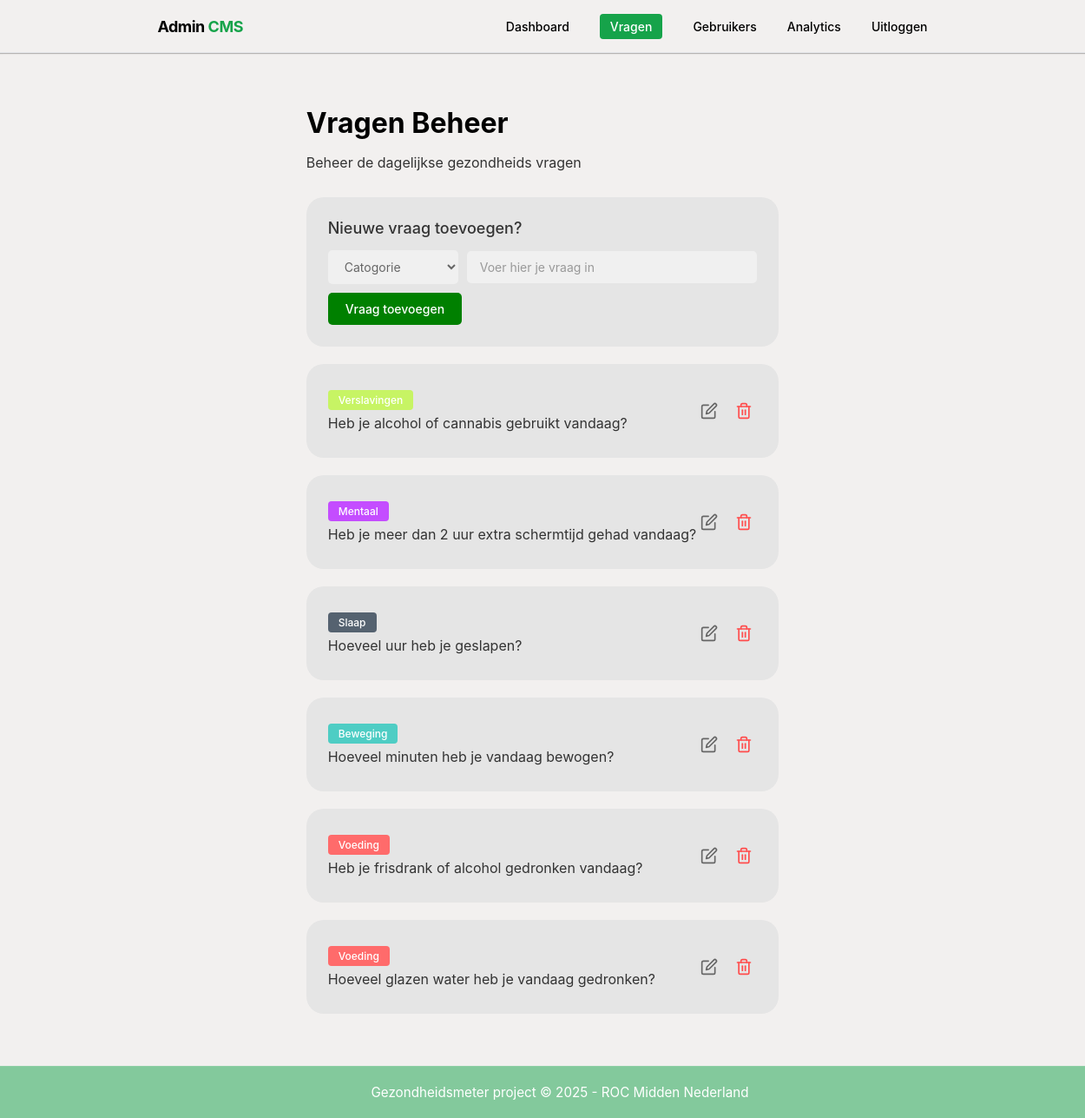
/admin/pages/vragen.php (signed in), run on the app's committed database.
### tables this page shows
CREATE TABLE `questions` (
  `id` bigint(20) UNSIGNED NOT NULL,
  `pillar_id` tinyint(3) UNSIGNED NOT NULL,
  `question_text` text NOT NULL,
  `input_type` enum('choice','number','boolean','text') NOT NULL DEFAULT 'choice',
  `choices` longtext DEFAULT NULL CHECK (json_valid(`choices`)),
  `active` tinyint(1) DEFAULT 1,
  `created_at` timestamp NOT NULL DEFAULT current_timestamp()
);

CREATE TABLE `pillars` (
  `id` tinyint(3) UNSIGNED NOT NULL,
  `name` varchar(80) NOT NULL,
  `description` text DEFAULT NULL,
  `color` varchar(7) DEFAULT NULL
);

### src/models/Question.php (called while the page is built, shortened)
<?php
class Question
{
    public function __construct($data = [])
    {
        if ($data) {
            $this->id = $data['id'] ?? null;
            $this->pillar_id = $data['pillar_id'] ?? null;
            $this->question_text = $data['question_text'] ?? null;
            $this->pillar_name = $data['pillar_name'] ?? null;
            $this->pillar_color = $data['pillar_color'] ?? null;
        }
    }
    public static function getAllWithPillars(): array
    {
        $pdo = Database::getConnection();
        $stmt = $pdo->query("
            SELECT q.*, p.name as pillar_name, p.color as pillar_color
            FROM questions q
            JOIN pillars p ON q.pillar_id = p.id
            ORDER BY q.id DESC
        ");
        $rows = $stmt->fetchAll();
        $results = [];
        foreach ($rows as $r) {
            $results[] = new self($r);
        }
        return $results;
    }
}

### admin/pages/vragen.php (the view, shortened to what this page needs)
<?php
require_once __DIR__ . '/../../src/models/Question.php';
$questions = Question::getAllWithPillars();
?>
<!DOCTYPE html>
<html lang="nl">
<head>
    <link rel="stylesheet" href="../../assets/css/admin.css">
</head>
<body class="auth-page">
    <?php include __DIR__ . '/../../components/navbar-admin.php'; ?>
    <div class="dashboard-container">
        <div class="vragen-container">
            <h1 class="page-title">Vragen Beheer</h1>
            <p class="page-subtitle">Beheer de dagelijkse gezondheids vragen</p>
            <div class="card">
                <h2 class="card-title">Nieuwe vraag toevoegen?</h2>
                <form method="POST" action="">
                    <div class="add-form">
                        <select name="pillar_id" class="form-select" required>
                            <option value="" disabled selected>Catogorie</option>
                        </select>
                        <input type="text" name="question_text" class="form-input" placeholder="Voer hier je vraag in"
                            required>
                    </div>
                    <button type="submit" class="btn-add">Vraag toevoegen</button>
                </form>
            </div>
            <?php foreach ($questions as $q): ?>
                <div class="card">
                    <div class="question-item">
                        <div class="question-content">
                            <span class="pillar-badge"
                                style="background-color: <?php echo htmlspecialchars($q->pillar_color ?? '#008000'); ?>;">
                                <?php echo htmlspecialchars($q->pillar_name); ?>
                            </span>
                            <span class="question-text"><?php echo htmlspecialchars($q->question_text); ?></span>
                        </div>
                        <div class="action-buttons">
                            <button class="btn-icon"
                                onclick="openEditModal(<?php echo $q->id; ?>, '<?php echo addslashes(htmlspecialchars($q->question_text)); ?>', <?php echo $q->pillar_id; ?>)">
                                <svg class="icon-edit" viewBox="0 0 24 24" fill="none" stroke="currentColor"
                                    stroke-width="2" stroke-linecap="round" stroke-linejoin="round">
                                    <path d="M11 4H4a2 2 0 0 0-2 2v14a2 2 0 0 0 2 2h14a2 2 0 0 0 2-2v-7"></path>
                                    <path d="M18.5 2.5a2.121 2.121 0 0 1 3 3L12 15l-4 1 1-4 9.5-9.5z"></path>
                                </svg>
                            </button>
                            <button class="btn-icon" onclick="openDeleteModal(<?php echo $q->id; ?>)">
                            </button>
                        </div>
                    </div>
                </div>
            <?php endforeach; ?>
        </div>
    </div>
    <?php include __DIR__ . '/../../components/footer.php'; ?>
</body>
</html>

### assets/css/admin.css (style rules this page uses)
:root { --color-background: #F2F0EF; --color-primary: #0A9F1C; --color-primary-dark: #15803d; --color-primary-light: #dcfce7; --color-primary-hover: #f0fdf4; --color-white: #ffffff; --color-black: #000000; --color-text: #374151; --color-text-muted: #666666; --color-text-light: #999999; --color-border: #e5e7eb; --color-border-dark: #d1d5db; --color-error: #dc2626; --color-error-bg: #fee2e2; --color-chart-green: #008000; --color-chart-pink: #ff6c6c; --color-primary-opacity: rgba(10, 159, 28, 0.15); }
.auth-page { background: var(--color-background); min-height: 100vh; margin: 0; padding: 0; display: flex; flex-direction: column; font-family: -apple-system, BlinkMacSystemFont, "Segoe UI", Roboto, Oxygen, Ubuntu, Cantarell, sans-serif; overflow-x: hidden; }
.dashboard-container { max-width: 1200px; margin: 0 auto; padding: 40px 30px; }
.vragen-container { max-width: 800px; margin: 0; }
.page-title { font-family: "Inter", sans-serif; font-size: 32px; font-weight: 700; color: #000; margin-bottom: 5px; }
.page-subtitle { font-family: "Inter", sans-serif; font-size: 16px; color: #333; margin-bottom: 30px; }
.card { background-color: #E5E5E5; border-radius: 20px; padding: 25px; margin-bottom: 20px; box-shadow: none; border: none; }
.card-title { font-family: "Inter", sans-serif; font-size: 18px; font-weight: 500; color: #333; margin-bottom: 15px; margin-top: 0; }
.add-form { display: flex; flex-wrap: wrap; gap: 10px; align-items: center; }
.form-select { padding: 10px 15px; border-radius: 5px; border: none; background-color: #F0F0F0; font-family: "Inter", sans-serif; font-size: 14px; color: #666; min-width: 150px; cursor: pointer; }
.form-input { flex: 1; padding: 10px 15px; border-radius: 5px; border: none; background-color: #F0F0F0; font-family: "Inter", sans-serif; font-size: 14px; color: #666; }
.form-input::placeholder { color: #999; }
.btn-add { background-color: #008000; color: white; border: none; padding: 10px 20px; border-radius: 5px; font-family: "Inter", sans-serif; font-size: 14px; font-weight: 500; cursor: pointer; margin-top: 10px; width: auto; display: inline-block; }
.question-item { display: flex; align-items: center; justify-content: space-between; padding: 5px 0; }
.question-content { display: flex; flex-direction: column; gap: 5px; }
.pillar-badge { display: inline-block; padding: 4px 12px; border-radius: 4px; color: white; font-size: 12px; font-family: "Inter", sans-serif; font-weight: 500; width: fit-content; }
.question-text { font-family: "Inter", sans-serif; font-size: 16px; color: #333; font-weight: 400; }
.action-buttons { display: flex; gap: 10px; }
.btn-icon { background: none; border: none; cursor: pointer; padding: 5px; display: flex; align-items: center; justify-content: center; transition: opacity 0.2s; }
.icon-edit { color: #666; width: 20px; height: 20px; }
.icon-delete { color: #FF4D4D; width: 20px; height: 20px; }
:root { --color-success: #22c55e; --color-danger: #ff6c6c; --color-border: #e5e7eb; --color-primary-text: #1f2937; --color-secondary-text: #4b5563; --card-bg: #ffffff; }

### data on the page
questions: pillar.name "Verslavingen", question_text "Heb je alcohol of cannabis gebruikt vandaag?"
questions: pillar.name "Mentaal", question_text "Heb je meer dan 2 uur extra schermtijd gehad vandaag?"
questions: pillar.name "Slaap", question_text "Hoeveel uur heb je geslapen?"
questions: pillar.name "Beweging", question_text "Hoeveel minuten heb je vandaag bewogen?"
questions: pillar.name "Voeding", question_text "Heb je frisdrank of alcohol gedronken vandaag?"
questions: pillar.name "Voeding", question_text "Hoeveel glazen water heb je vandaag gedronken?"
